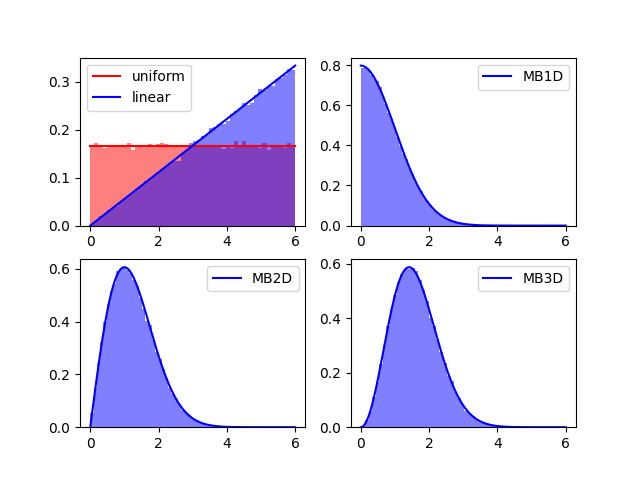

Generate this figure with Python:
import numpy as np
import matplotlib.pyplot as plt

a = 1.0
x = np.linspace(0,6,1000)
cu = np.ones_like(x) / (x.max() - x.min())
cl = x * 2 / (x.max() - x.min())**2.0
m1 = (2.0/np.pi)**0.5 / a*np.exp(-x**2.0/2.0/a**2.0)
m2 = x / a**2.0 * np.exp(-x**2.0/2.0/a**2.0)
m3 = (2.0/np.pi)**0.5 * x**2.0 / a**3.0 * np.exp(-x**2.0/2.0/a**2.0)

rn = np.loadtxt('./random_nos.txt')
nbins = 50

plt.subplot(221)
plt.hist(rn[:,0], nbins, color='r', density=True, alpha=0.5)
plt.hist(rn[:,-1], nbins, color='b', density=True, alpha=0.5)
plt.plot(x,cu,'r',label='uniform')
plt.plot(x,cl,'b',label='linear')
plt.legend()
#plt.ylim([1e-6,1])
#plt.yscale('log')

plt.subplot(222)
plt.hist(rn[:,1], nbins, color='b', density=True, alpha=0.5)
plt.plot(x,m1,'b',label='MB1D')
plt.legend()
#plt.ylim([1e-6,1])
#plt.yscale('log')

plt.subplot(223)
plt.hist(rn[:,2], nbins, color='b', density=True, alpha=0.5)
plt.plot(x,m2,'b',label='MB2D')
plt.legend()
#plt.ylim([1e-6,1])
#plt.yscale('log')

plt.subplot(224)
plt.hist(rn[:,3], nbins, color='b', density=True, alpha=0.5)
plt.plot(x,m3,'b',label='MB3D')
plt.legend()
#plt.ylim([1e-6,1])
#plt.yscale('log')

plt.savefig('./RNG_testing.png')
plt.show()